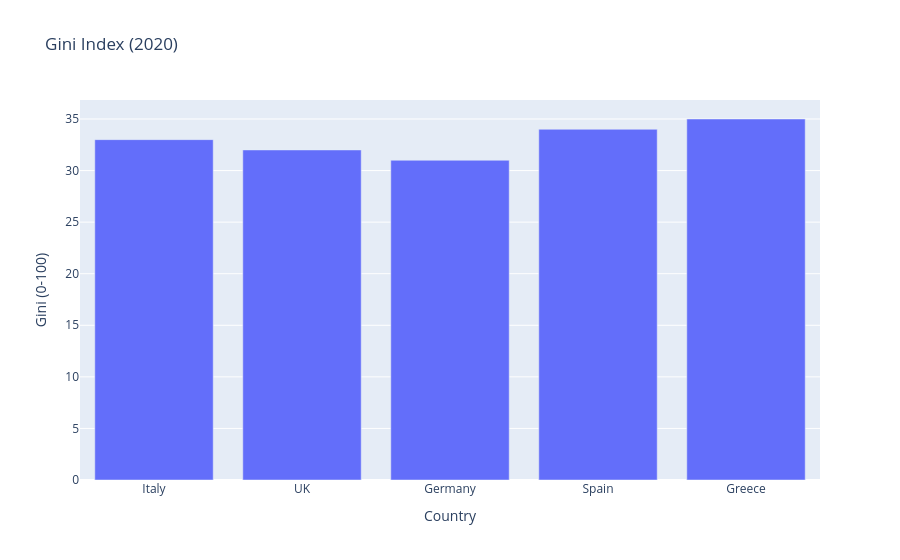

The code cell stored with this chart in its notebook:
### Markdown cell above
## 4. Gini Index (Income Inequality, 2020)
Data: World Bank. Scale 0-100.

### Code cell
gini_data = pd.DataFrame({
    'Country': ['Italy', 'UK', 'Germany', 'Spain', 'Greece'],
    'Gini': [33, 32, 31, 34, 35]
})
px.bar(gini_data, x='Country', y='Gini', title='Gini Index (2020)', labels={'Gini': 'Gini (0-100)'})

### Figure 1 — Plotly figure (JSON) as saved in the notebook; plotly's stock layout.template omitted (floating-point values rounded to 4 significant figures)
{"data": [{"hovertemplate": "Country=%{x}<br>Gini (0-100)=%{y}<extra></extra>", "legendgroup": "", "marker": {"color": "#636efa", "pattern": {"shape": ""}}, "name": "", "orientation": "v", "showlegend": false, "textposition": "auto", "type": "bar", "x": ["Italy", "UK", "Germany", "Spain", "Greece"], "xaxis": "x", "y": [33, 32, 31, 34, 35], "yaxis": "y"}], "layout": {"barmode": "relative", "legend": {"tracegroupgap": 0}, "title": {"text": "Gini Index (2020)"}, "xaxis": {"anchor": "y", "domain": [0, 1], "title": {"text": "Country"}}, "yaxis": {"anchor": "x", "domain": [0, 1], "title": {"text": "Gini (0-100)"}}}}
